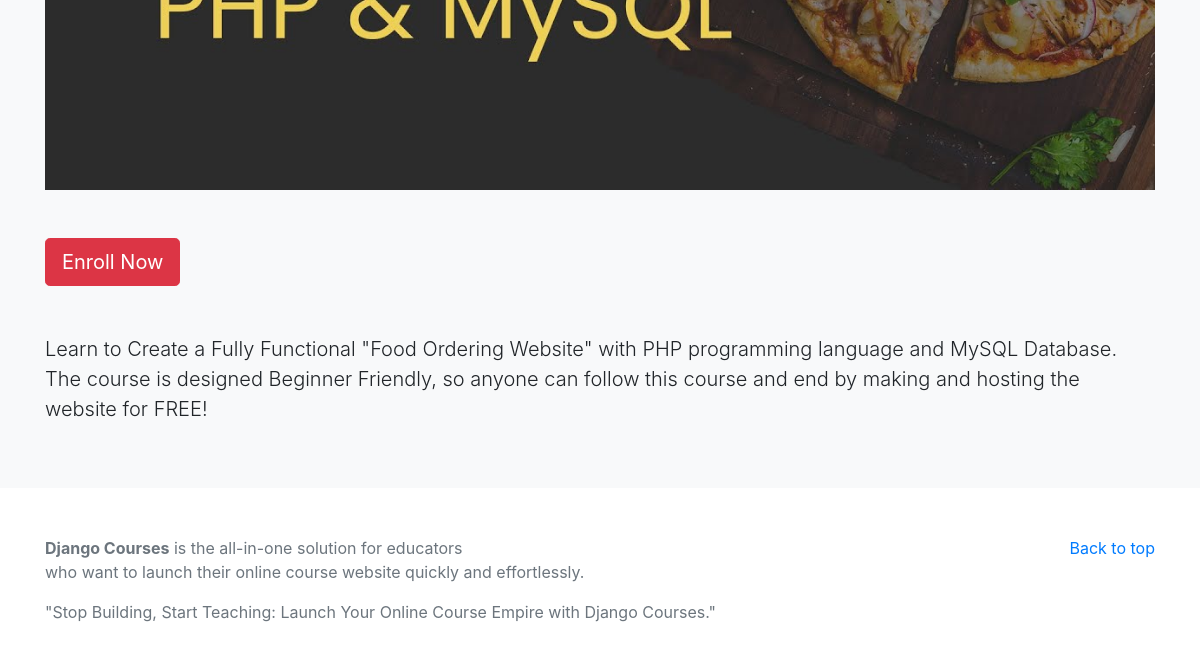
Page /course/food-order-website-php-and-mysql/ (lower part) on the earlier database version.
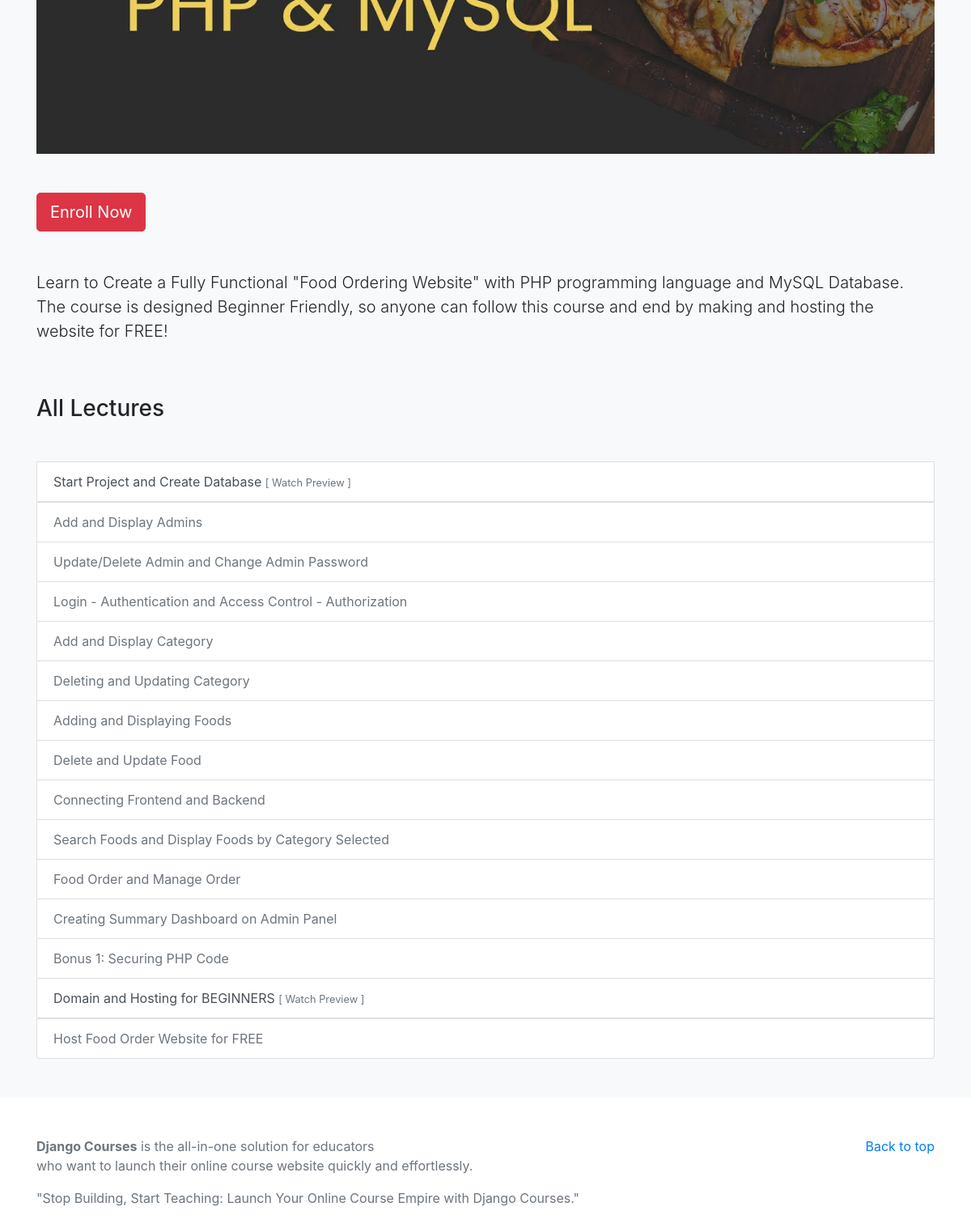
Same page on the later database version.
### courses/models.py (models this page shows, shortened)
class Course(models.Model):
    course_title = models.CharField(max_length=200, verbose_name="Course Title")
    course_slug = models.SlugField(verbose_name="Course Slug")
    course_description = models.TextField(blank=True, null=True, verbose_name="Course Description")
    course_topic = models.ManyToManyField(Topic, verbose_name="Course Topic")
    course_image = models.ImageField(upload_to="courses/", blank=True, null=True)
    course_is_active = models.CharField(
        choices = IS_ACTIVE,
        default = 'Yes',
        max_length=50,
        verbose_name="Is Active?"
        )
    course_is_featured = models.CharField(
        choices = IS_ACTIVE,
        default = 'Yes',
        max_length=50,
        verbose_name="Is Featured?"
        )
    course_created_at = models.DateTimeField(auto_now_add=True, verbose_name="Created Date")
    course_updated_at = models.DateTimeField(auto_now=True, verbose_name="Updated Date")
    seo_course_title = models.CharField(max_length=60, blank=True, null=True, verbose_name="SEO Course Title (60 Characters Long)")
    seo_course_keywords = models.TextField(blank=True, null=True, verbose_name="SEO for Course Keywords, Separated by Commas")
    seo_course_description = models.TextField(blank=True, null=True, verbose_name="SEO Course Description (160 Characters Long)")
    class Meta:
        ordering = ('-course_created_at', )

class Lecture(models.Model):
    lecture_title = models.CharField(max_length=255, verbose_name="Lecture Title")
    lecture_slug = models.SlugField(verbose_name="Lecture Slug")
    lecture_description = models.TextField(blank=True, null=True, verbose_name="Lecture Description")
    course = models.ForeignKey(Course, verbose_name="Course", on_delete=models.CASCADE)
    lecture_file = models.FileField(upload_to="files/", blank=True, null=True)
    lecture_video = models.CharField(max_length=150, blank=True, null=True, verbose_name="Video ID")
    lecture_previewable = models.CharField(
        choices = IS_ACTIVE,
        default = 'Yes',
        max_length=50,
        verbose_name="Is Previewable?"
        )
    lecture_created_at = models.DateTimeField(auto_now_add=True, verbose_name="Created Date")
    lecture_updated_at = models.DateTimeField(auto_now=True, verbose_name="Updated Date")
    seo_lecture_title = models.CharField(max_length=60, blank=True, null=True, verbose_name="SEO Lecture Title (60 Characters Long)")
    seo_lecture_keyword = models.TextField(blank=True, null=True, verbose_name="SEO Lecture Keywords, Separated by Comma")
    seo_lecture_description = models.TextField(blank=True, null=True, verbose_name="SEO Lecture Description (160 Characters Long)")

### courses/views.py (the view)
# urls.py: path('course/<slug:course_slug>/', views.course_detail, name="course-detail"),
def course_detail(request, course_slug):
    try:
        course = Course.objects.get(course_slug=course_slug)
        lectures = Lecture.objects.filter(course=course.id)
        if request.user.is_authenticated:
            enrolled = Enroll.objects.filter(course=course, user=request.user)
        else:
            enrolled = None
        context = {
            'course': course,
            'lectures': lectures,
            'enrolled': enrolled,
        }
        return render(request, 'courses/course_detail.html', context)
    except:
        messages.error(request, "Course Does not Exist.")
        return redirect(index)

### courses/context_processors.py (called while the page is built)
def head_menu(request):
    topics = Topic.objects.filter(topic_is_active='Yes')
    context = {
        'topics': topics
    }
    return context

def my_courses(request):
    if request.user.is_authenticated:
        enrolled_courses = Enroll.objects.filter(user=request.user).order_by('-enrolled_date')[:5]
    else:
        enrolled_courses = None
    context = {
        'enrolled_courses': enrolled_courses,
    }
    return context

### courses/models.py (called while the page is built)
    def __str__(self):
        return self.topic_title

### templates/courses/course_detail.html (shortened to what this page needs)
{% extends 'base.html' %}
{% block content %}
<div class="album py-5 bg-light">
    <div class="container">
        {% if course.course_image %}
            <img src="{{ course.course_image.url }}" class="img-fluid">
        {% endif %}
        <div class="mt-5">
            {% if enrolled %}
            <a href="{% url 'lecture' course.course_slug %}" class="btn btn-primary btn-lg">Go to the Course</a>
            {% else %}
            <a href="{% url 'enroll' course.id %}" class="btn btn-danger btn-lg mr-3">Enroll Now</a>
            {% endif %}
        </div>
        <p class="mt-5 lead">
            {{ course.course_description }}
        </p>
        <div class="list-group">
            {% if lectures %}
                <h3 class="my-5">All Lectures</h3>
                {% for lecture in lectures %}
                    <button type="button" class="list-group-item list-group-item-action {% if lecture.lecture_previewable == "No" %}disabled{% endif %}" data-bs-toggle="modal" data-bs-target="#Modal{{ lecture.id }}">
                        {{ lecture.lecture_title }}  {% if lecture.lecture_previewable == "Yes" %}<small class="text-muted">[ Watch Preview ]</small>{% endif %}
                    </button>
                {% endfor %}
            {% endif %}
        </div>
    </div>
  </div>
{% endblock content %}

### templates/base.html (shortened to what this page needs)
{% load static %}
<!doctype html>
<html lang="en">
  <head>
<link href="{% static 'css/bootstrap.min.css' %}" rel="stylesheet">
<link href="{% static 'css/signin.css' %}" rel="stylesheet">
    <link href="{% static 'css/album.css' %}" rel="stylesheet">
  </head>
  <body>
<main role="main">
  {% block content %}
  {% endblock content %}
</main>
<footer class="text-muted">
  <div class="container">
    <p class="float-right">
      <a href="#">Back to top</a>
    </p>
    <p><strong>Django Courses</strong> is the all-in-one solution for educators <br> who want to launch their online course website quickly and effortlessly.</p>
    <p class="mt-3">"Stop Building, Start Teaching: Launch Your Online Course Empire with Django Courses."</p>
  </div>
</footer>
      </body>
</html>

### courseproject/static/css/album.css (style rules this page uses)
footer { padding-top: 3rem; padding-bottom: 3rem; }
footer p { margin-bottom: .25rem; }

Differences in the rows shown:
added Lecture: lecture_title "Start Project and Create Database", lecture_previewable "[ Watch Preview ]"
added Lecture: lecture_title "Add and Display Admins"
added Lecture: lecture_title "Update/Delete Admin and Change Admin Password"
added Lecture: lecture_title "Login - Authentication and Access Control - Authorization"
added Lecture: lecture_title "Add and Display Category"
added Lecture: lecture_title "Deleting and Updating Category"
added Lecture: lecture_title "Adding and Displaying Foods"
added Lecture: lecture_title "Delete and Update Food"
added Lecture: lecture_title "Connecting Frontend and Backend"
added Lecture: lecture_title "Search Foods and Display Foods by Category Selected"
added Lecture: lecture_title "Food Order and Manage Order"
added Lecture: lecture_title "Creating Summary Dashboard on Admin Panel"
added Lecture: lecture_title "Bonus 1: Securing PHP Code"
added Lecture: lecture_title "Domain and Hosting for BEGINNERS", lecture_previewable "[ Watch Preview ]"
added Lecture: lecture_title "Host Food Order Website for FREE"
Other differences:
text now shown: "All Lectures"
